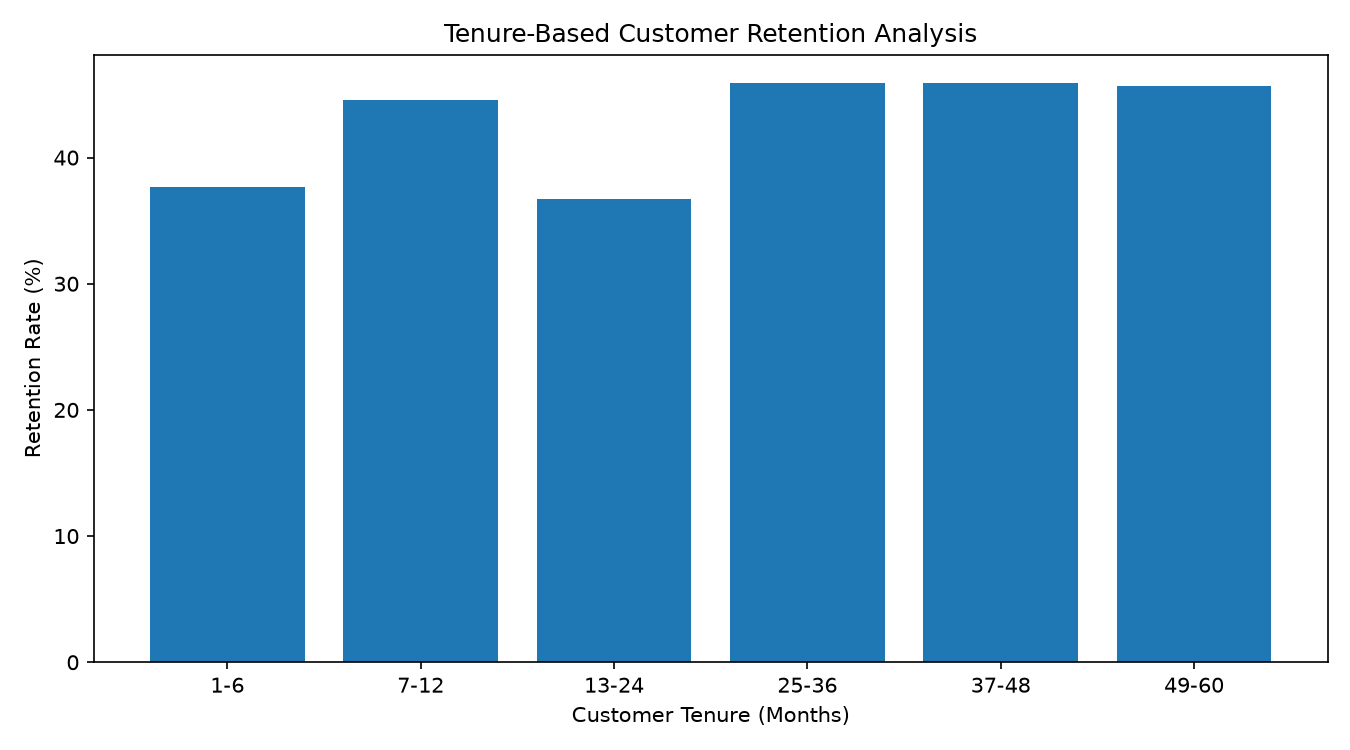

Recreate this plot in Python.
import pandas as pd
import matplotlib.pyplot as plt

df = pd.read_csv("customer_churn_cleaned.csv")

df["Tenure_Group"] = pd.cut(
    df["Tenure"],
    bins=[0, 6, 12, 24, 36, 48, 60],
    labels=["1-6", "7-12", "13-24", "25-36", "37-48", "49-60"]
)

retention = df.groupby("Tenure_Group", observed=False)["Churn"].agg(
    Total_Customers="count",
    Churn_Rate="mean"
).reset_index()

retention["Retention_Rate"] = 1 - retention["Churn_Rate"]

retention.to_csv("retention_analysis.csv", index=False)

plt.figure(figsize=(9, 5))
plt.bar(retention["Tenure_Group"].astype(str),
        retention["Retention_Rate"] * 100)

plt.xlabel("Customer Tenure (Months)")
plt.ylabel("Retention Rate (%)")
plt.title("Tenure-Based Customer Retention Analysis")
plt.tight_layout()
plt.savefig("retention_analysis.png", dpi=150)
plt.close()

print("Retention analysis completed!")
print(retention)
print("CSV and chart saved successfully!")
